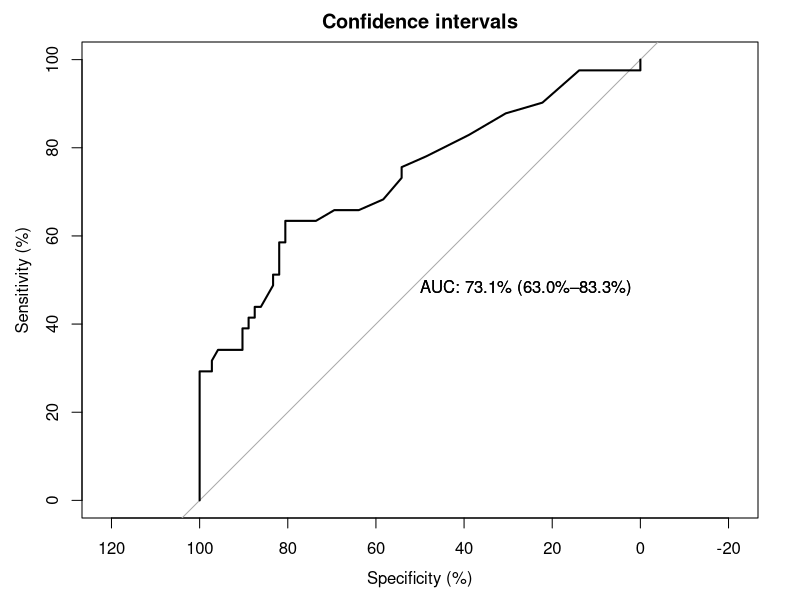
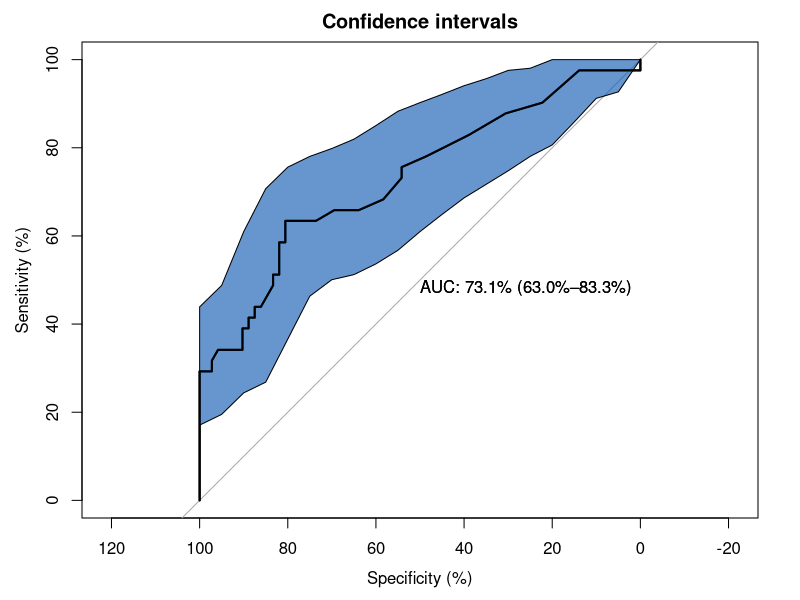
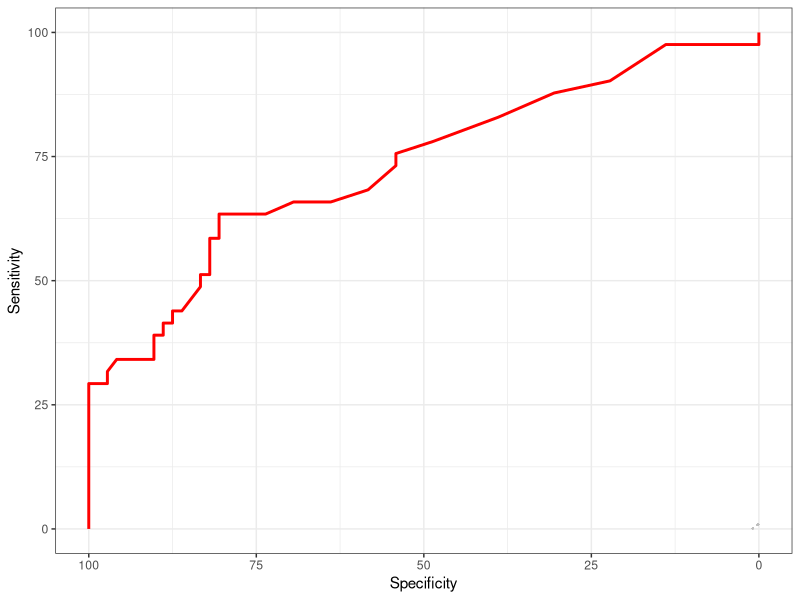
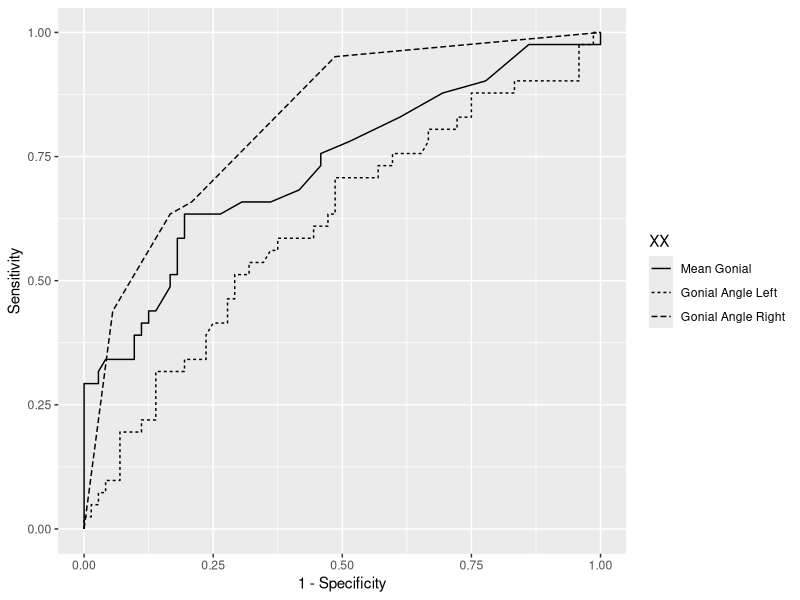

Source code (R) for these figures, in order:
# 绘制ROC曲线95%置信区间
# 主要函数为ci.se，对roc进行抽样
library(pROC)
# library(ROCR)
data(aSAH)

# ------------------------------------------------------------------------------
# aSAH$outcom
# Good Good Good Good Poor Poor Good Poor ...
# aSAH$s100b
# [1] 0.13 0.14 0.10 0.04 0.13 0.10 0.47 ...

## 1 给出ROC和AUC值95% CI
rocobj <- plot.roc(aSAH$outcome, 
                   aSAH$s100b,
                   main="Confidence intervals", 
                   percent=T,
                   ci=TRUE, # compute AUC (of AUC by default)
                   print.auc=TRUE) # print the AUC (will contain the CI)

# AUC值95% CI
auc <- auc(rocobj)[1]
auc_low <- ci(rocobj,of="auc")[1]
auc_high <- ci(rocobj,of="auc")[3]
auc_full <- paste("AUC:",round(auc,digits = 3),"(", round(auc_low,digits = 3),",",round(auc_high,digits = 3),")",sep = "")
print(auc_full)

# ------------------------------------------------------------------------------
## 2 思考：如何才能计算AUC的置信区间呢？通过bootstrap方法
# 2000 stratified bootstrap replicates
rocobj <- plot.roc(aSAH$outcome, 
                   aSAH$s100b,
                   main="Confidence intervals", 
                   percent=T, # 
                   ci=TRUE, # compute AUC (of AUC by default)
                   print.auc=TRUE) # print the AUC (will contain the CI)

# 只有当percent=T才可正确执行下面语句
ciobj <- ci.se(rocobj, # CI of sensitivity
               specificities = seq(0, 100, 5)) # over a select set of specificities

plot(ciobj, type="shape", col="#1c61b6AA") # plot as a blue shape
#plot(ci(rocobj, of="thresholds", thresholds="best")) # add one threshold

# ------------------------------------------------------------------------------
## 3 用ggplot2画ROC曲线
library(ggplot2)
ggroc(rocobj, color="red",size=1) + theme_bw() +
  geom_segment(aes(x = 1, y = 0, xend = 0, yend = 1), colour='grey', linetype = 'dotdash') +
  theme(plot.title = element_text(hjust = 0.5),
        legend.justification=c(1, 0), legend.position=c(.95, .05),
        #legend.title=title,
        legend.background = element_rect(fill=NULL, size=0.5, linetype="solid", colour ="black")) +
  labs(x="Specificity",y="Sensitivity")

# ------------------------------------------------------------------------------
## 在一个图上画多个ROC曲线
library(pROC)
library(ggplot2)

roc.list <- roc(outcome ~ s100b + ndka + wfns, data = aSAH)
g.list <- ggroc(roc.list)

ggroc(roc.list, aes = c("linetype"), legacy.axes = TRUE)+ 
  labs(x = "1 - Specificity", y = "Sensitivity", linetype="XX") + 
  scale_linetype_discrete(labels=c("Mean Gonial","Gonial Angle Left","Gonial Angle Right")) 
# ------------------------------------------------------------------------------